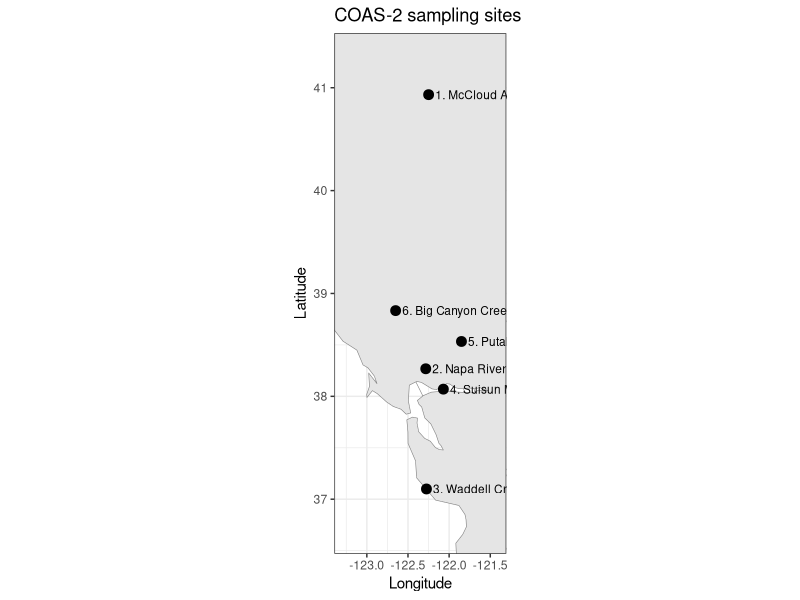
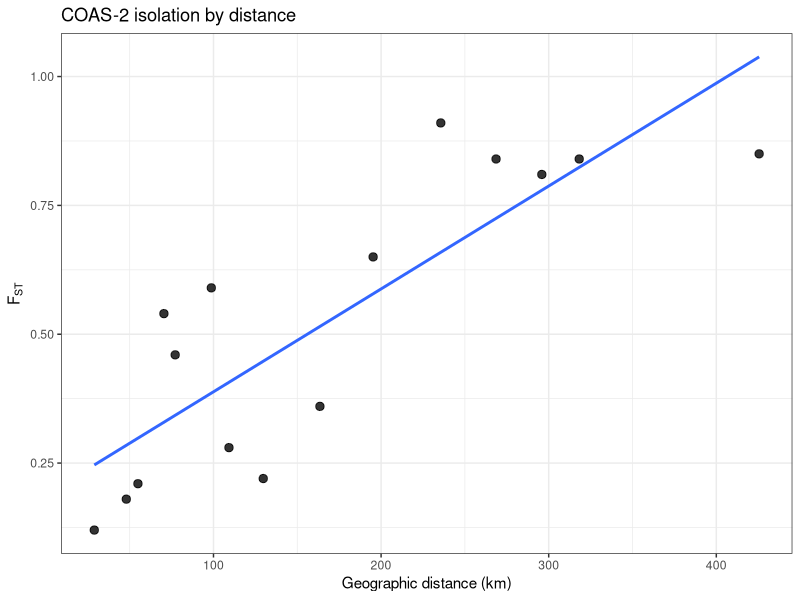

Write the R code that produced these figures, in order. (Note: this script raises an error after producing the figures.)
#-----------------
# COAS-2
# Cottus asper
# prickly sculpin
#-----------------

library(ggplot2)
library(dplyr)
library(geosphere)
library(maps)

# -----------------------------
# site IDs
# 1 McCloud Arm, Shasta Reservoir (McC M)
# 2 Napa River (NAP)
# 3 Waddell Creek (WAD)
# 4 Suisun Marsh (SUS)
# 5 Putah Creek, Russell Ranch (PUT RR)
# 6 Big Canyon Creek, Putah (PUT BC)
# -----------------------------

# -----------------------------
# coordinates
# exact sampling coordinates from Table 2
# -----------------------------
COAS_2_coords <- data.frame(
  site_id = 1:6,
  lat = c(
    40.932808,
    38.268000,
    37.099517,
    38.070000,
    38.533401,
    38.833417
  ),
  lon = c(
    -122.24928,
    -122.28400,
    -122.27549,
    -122.07000,
    -121.85026,
    -122.65006
  )
)

# -----------------------------
# pairwise FST matrix
# uncorrected pairwise FST between sampling locations
# extracted from authors' fst matrix / Supplementary Fig. S2
# -----------------------------
COAS_2_fst <- matrix(
  c(
    0.00, 0.81, 0.85, 0.84, 0.84, 0.91,
    0.81, 0.00, 0.22, 0.12, 0.18, 0.54,
    0.85, 0.22, 0.00, 0.28, 0.36, 0.65,
    0.84, 0.12, 0.28, 0.00, 0.21, 0.59,
    0.84, 0.18, 0.36, 0.21, 0.00, 0.46,
    0.91, 0.54, 0.65, 0.59, 0.46, 0.00
  ),
  nrow = 6,
  byrow = TRUE
)

rownames(COAS_2_fst) <- colnames(COAS_2_fst) <- as.character(COAS_2_coords$site_id)
COAS_2_fst[COAS_2_fst < 0] <- 0
diag(COAS_2_fst) <- 0

# -----------------------------
# plotting labels only
# -----------------------------
plot_df <- COAS_2_coords
plot_df$label <- c(
  "1. McCloud Arm",
  "2. Napa River",
  "3. Waddell Creek",
  "4. Suisun Marsh",
  "5. Putah RR",
  "6. Big Canyon Creek"
)

# -----------------------------
# site map
# -----------------------------
usa <- ggplot2::map_data("world", region = "USA")
can <- ggplot2::map_data("world", region = "Canada")
world_map <- bind_rows(usa, can)

site_map <- ggplot() +
  geom_polygon(
    data = world_map,
    aes(x = long, y = lat, group = group),
    fill = "grey90",
    color = "grey50",
    linewidth = 0.2
  ) +
  geom_point(
    data = plot_df,
    aes(x = lon, y = lat),
    size = 3
  ) +
  geom_text(
    data = plot_df,
    aes(x = lon, y = lat, label = label),
    hjust = 0,
    nudge_x = 0.08,
    size = 3
  ) +
  coord_fixed(1.25, xlim = c(-123.3, -121.4), ylim = c(36.7, 41.3)) +
  theme_bw() +
  labs(
    title = "COAS-2 sampling sites",
    x = "Longitude",
    y = "Latitude"
  )

print(site_map)

# -----------------------------
# pairwise geographic distance
# -----------------------------
coords_mat <- as.matrix(COAS_2_coords[, c("lon", "lat")])
geo_dist_km <- geosphere::distm(coords_mat, fun = geosphere::distGeo) / 1000
rownames(geo_dist_km) <- colnames(geo_dist_km) <- as.character(COAS_2_coords$site_id)

# -----------------------------
# IBD dataframe + plot
# -----------------------------
ibd_df <- data.frame(
  site1   = rownames(COAS_2_fst)[row(COAS_2_fst)[upper.tri(COAS_2_fst)]],
  site2   = colnames(COAS_2_fst)[col(COAS_2_fst)[upper.tri(COAS_2_fst)]],
  fst     = COAS_2_fst[upper.tri(COAS_2_fst)],
  dist_km = geo_dist_km[upper.tri(geo_dist_km)]
)

ibd_plot <- ggplot(ibd_df, aes(x = dist_km, y = fst)) +
  geom_point(size = 2.5, alpha = 0.8) +
  geom_smooth(method = "lm", se = FALSE) +
  theme_bw() +
  labs(
    title = "COAS-2 isolation by distance",
    x = "Geographic distance (km)",
    y = expression(F[ST])
  )

print(ibd_plot)

# -----------------------------
# save RData
# -----------------------------
save(
  COAS_2_fst,
  COAS_2_coords,
  file = file.path("/Users/johnmccall/Library/CloudStorage/OneDrive-TheOhioStateUniversity/Spring_2026/Landgen_DGS/DGS-Patterns-of-Fish-Diversity/DGS-Patterns-of-Fish-Diversity/Objective 2/Data/COAS-2/data/COAS-2.RData")
)
